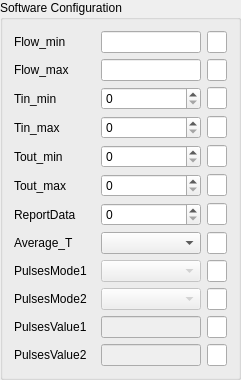
  <widget class="QGroupBox" name="groupBox_3">
   <property name="geometry">
    <rect>
     <x>20</x>
     <y>320</y>
     <width>241</width>
     <height>339</height>
    </rect>
   </property>
   <property name="title">
    <string>Software Configuration</string>
   </property>
   <layout class="QGridLayout" name="gridLayout_2">
    <item row="8" column="2">
     <widget class="QLineEdit" name="lineEdit_PulsesMode1Hex">
      <property name="maximumSize">
       <size>
        <width>20</width>
        <height>16777215</height>
       </size>
      </property>
     </widget>
    </item>
    <item row="4" column="2">
     <widget class="QLineEdit" name="lineEdit_Tout_minHex">
      <property name="maximumSize">
       <size>
        <width>20</width>
        <height>16777215</height>
       </size>
      </property>
     </widget>
    </item>
    <item row="6" column="2">
     <widget class="QLineEdit" name="lineEdit_ReportDataHex">
      <property name="maximumSize">
       <size>
        <width>20</width>
        <height>16777215</height>
       </size>
      </property>
     </widget>
    </item>
    <item row="2" column="2">
     <widget class="QLineEdit" name="lineEdit_Tin_minHex">
      <property name="maximumSize">
       <size>
        <width>20</width>
        <height>16777215</height>
       </size>
      </property>
     </widget>
    </item>
    <item row="10" column="2">
     <widget class="QLineEdit" name="lineEdit_PulsesValue1Hex">
      <property name="maximumSize">
       <size>
        <width>20</width>
        <height>16777215</height>
       </size>
      </property>
     </widget>
    </item>
    <item row="0" column="2">
     <widget class="QLineEdit" name="lineEdit_Flow_minHex">
      <property name="maximumSize">
       <size>
        <width>20</width>
        <height>16777215</height>
       </size>
      </property>
     </widget>
    </item>
    <item row="9" column="2">
     <widget class="QLineEdit" name="lineEdit_PulsesMode2Hex">
      <property name="maximumSize">
       <size>
        <width>20</width>
        <height>16777215</height>
       </size>
      </property>
     </widget>
    </item>
    <item row="11" column="2">
     <widget class="QLineEdit" name="lineEdit_PulsesValue2Hex">
      <property name="maximumSize">
       <size>
        <width>20</width>
        <height>16777215</height>
       </size>
      </property>
     </widget>
    </item>
    <item row="1" column="2">
     <widget class="QLineEdit" name="lineEdit_Flow_maxHex">
      <property name="maximumSize">
       <size>
        <width>20</width>
        <height>16777215</height>
       </size>
      </property>
     </widget>
    </item>
    <item row="3" column="2">
     <widget class="QLineEdit" name="lineEdit_Tin_maxHex">
      <property name="maximumSize">
       <size>
        <width>20</width>
        <height>16777215</height>
       </size>
      </property>
     </widget>
    </item>
    <item row="7" column="2">
     <widget class="QLineEdit" name="lineEdit_Average_THex">
      <property name="maximumSize">
       <size>
        <width>20</width>
        <height>16777215</height>
       </size>
      </property>
     </widget>
    </item>
    <item row="5" column="2">
     <widget class="QLineEdit" name="lineEdit_Tout_maxHex">
      <property name="maximumSize">
       <size>
        <width>20</width>
        <height>16777215</height>
       </size>
      </property>
     </widget>
    </item>
    <item row="11" column="1">
     <widget class="QLineEdit" name="lineEdit_PulsesValue2">
      <property name="enabled">
       <bool>false</bool>
      </property>
      <property name="maximumSize">
       <size>
        <width>100</width>
        <height>16777215</height>
       </size>
      </property>
     </widget>
    </item>
    <item row="10" column="0">
     <widget class="QLabel" name="label_16">
      <property name="text">
       <string>PulsesValue1</string>
      </property>
     </widget>
    </item>
    <item row="9" column="0">
     <widget class="QLabel" name="label_15">
      <property name="text">
       <string>PulsesMode2</string>
      </property>
     </widget>
    </item>
    <item row="4" column="0">
     <widget class="QLabel" name="label_11">
      <property name="text">
       <string>Tout_min</string>
      </property>
     </widget>
    </item>
    <item row="11" column="0">
     <widget class="QLabel" name="label_17">
      <property name="text">
       <string>PulsesValue2</string>
      </property>
     </widget>
    </item>
    <item row="8" column="0">
     <widget class="QLabel" name="label_14">
      <property name="text">
       <string>PulsesMode1</string>
      </property>
     </widget>
    </item>
    <item row="7" column="0">
     <widget class="QLabel" name="label_13">
      <property name="text">
       <string>Average_T</string>
      </property>
     </widget>
    </item>
    <item row="10" column="1">
     <widget class="QLineEdit" name="lineEdit_PulsesValue1">
      <property name="enabled">
       <bool>false</bool>
      </property>
      <property name="maximumSize">
       <size>
        <width>100</width>
        <height>16777215</height>
       </size>
      </property>
     </widget>
    </item>
    <item row="5" column="0">
     <widget class="QLabel" name="label_12">
      <property name="text">
       <string>Tout_max</string>
      </property>
     </widget>
    </item>
    <item row="2" column="0">
     <widget class="QLabel" name="label_9">
      <property name="text">
       <string>Tin_min</string>
      </property>
     </widget>
    </item>
    <item row="0" column="1">
     <widget class="QLineEdit" name="lineEdit_Flow_min">
      <property name="maximumSize">
       <size>
        <width>100</width>
        <height>16777215</height>
       </size>
      </property>
     </widget>
    </item>
    <item row="3" column="0">
     <widget class="QLabel" name="label_10">
      <property name="text">
       <string>Tin_max</string>
      </property>
     </widget>
    </item>
    <item row="0" column="0">
     <widget class="QLabel" name="label_7">
      <property name="text">
       <string>Flow_min</string>
      </property>
     </widget>
    </item>
    <item row="1" column="0">
     <widget class="QLabel" name="label_8">
      <property name="text">
       <string>Flow_max</string>
      </property>
     </widget>
    </item>
    <item row="1" column="1">
     <widget class="QLineEdit" name="lineEdit_Flow_max">
      <property name="maximumSize">
       <size>
        <width>100</width>
        <height>16777215</height>
       </size>
      </property>
     </widget>
    </item>
    <item row="6" column="0">
     <widget class="QLabel" name="label_18">
      <property name="text">
       <string>ReportData</string>
      </property>
     </widget>
    </item>
    <item row="7" column="1">
     <widget class="QComboBox" name="comboBox_Average_T"/>
    </item>
    <item row="8" column="1">
     <widget class="QComboBox" name="comboBox_PulsesMode1">
      <property name="enabled">
       <bool>false</bool>
      </property>
     </widget>
    </item>
    <item row="9" column="1">
     <widget class="QComboBox" name="comboBox_PulsesMode2">
      <property name="enabled">
       <bool>false</bool>
      </property>
     </widget>
    </item>
    <item row="6" column="1">
     <widget class="QSpinBox" name="spinBox_ReportData"/>
    </item>
    <item row="5" column="1">
     <widget class="QSpinBox" name="spinBox_Tout_max"/>
    </item>
    <item row="4" column="1">
     <widget class="QSpinBox" name="spinBox_Tout_min"/>
    </item>
    <item row="3" column="1">
     <widget class="QSpinBox" name="spinBox_Tin_max"/>
    </item>
    <item row="2" column="1">
     <widget class="QSpinBox" name="spinBox_Tin_min"/>
    </item>
   </layout>
  </widget>
